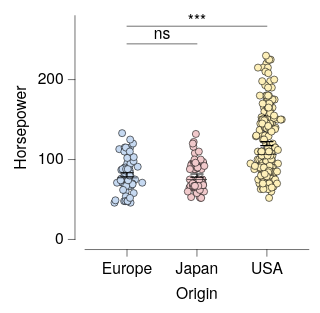

Express this chart as Vega-Lite.
### Vega-Lite specification from a JSON file in a GitHub repository (floating-point values rounded to 4 significant figures; data arrays with more than 128 entries replaced by an {"elided": "..."} marker saying what was removed)
{"background": null, "config": {"arc": {"fill": "#DBDBDB", "fillOpacity": 1.0, "innerRadius": 25.0, "padAngle": 0.03, "stroke": "black", "strokeOpacity": 1, "strokeWidth": 0.25}, "area": {"fill": "#DBDBDB", "fillOpacity": 1.0, "stroke": "black", "strokeOpacity": 1, "strokeWidth": 0.25}, "axis": {"domain": true, "domainCap": "round", "domainColor": "black", "domainWidth": 0.25, "grid": false, "gridCap": "round", "gridColor": "#F1F1F1", "gridDash": [0, 0], "gridOpacity": 1.0, "gridWidth": 0.25, "labelColor": "black", "labelFont": "HelveticaNeue", "labelFontSize": 7, "labelFontStyle": "normal", "labelFontWeight": 400, "offset": 4.5, "ticks": true, "tickCap": "round", "tickColor": "black", "tickRound": false, "tickSize": 3, "tickWidth": 0.25, "titleColor": "black", "titleFont": "HelveticaNeue", "titleFontSize": 7, "titleFontStyle": "normal", "titleFontWeight": 400}, "axisX": {"domain": true, "labelAlign": "center", "labelAngle": 0, "labels": true, "ticks": true, "translate": 0}, "axisY": {"domain": true, "labelAlign": "right", "labelAngle": 0, "labels": true, "ticks": true, "translate": 0}, "axisRight": {"domain": true, "labelAlign": "left", "labelAngle": 0, "labels": true, "ticks": true, "translate": 0}, "axisTop": {"domain": true, "labelAlign": "center", "labelAngle": 0, "labels": true, "ticks": true, "translate": 0}, "axisBand": {"tickOffset": 0}, "bar": {"fill": "#DBDBDB", "fillOpacity": 1.0, "stroke": "black", "strokeOpacity": 1, "strokeWidth": 0.25}, "boxplot": {"size": 9.0, "ticks": {"cornerRadius": 0.25, "fill": "black", "size": 4.5, "thickness": 0.25}, "box": {"fillOpacity": 1.0, "stroke": "black", "strokeOpacity": 1, "strokeWidth": 0.25}, "median": {"fill": "black", "fillOpacity": 1.0, "size": 9.0, "thickness": 0.25}, "rule": {"fill": "black", "fillOpacity": 1.0, "size": 10.0, "stroke": "black", "strokeDash": [0, 0], "strokeOpacity": 1, "strokeWidth": 0.25}, "outliers": {"color": "black", "fill": "black", "fillOpacity": 1.0, "size": 0, "stroke": "black", "strokeOpacity": 1, "strokeWidth": 0.25}}, "circle": {"fill": "black", "fillOpacity": 1.0, "size": 0.5, "stroke": null, "strokeOpacity": 1, "strokeWidth": 0.25}, "errorband": {"band": {"fillOpacity": 0.6, "stroke": null, "strokeWidth": 0.25, "strokeOpacity": 1}, "borders": {"opacity": 0, "strokeOpacity": 0.25, "strokeWidth": 1}}, "errorbar": {"opacity": 1, "rule": {"strokeDash": [0, 0], "strokeWidth": 0.5}, "ticks": {"color": "black", "cornerRadius": 0.25, "opacity": 1, "size": 6.0, "thickness": 0.5}, "thickness": 0.5}, "font": "HelveticaNeue", "geoshape": {"fill": "#DBDBDB", "fillOpacity": 1.0, "stroke": "black", "strokeOpacity": 1, "strokeWidth": 0.25}, "header": {"labelColor": "black", "labelFont": "HelveticaNeue", "labelFontSize": 7, "labelFontStyle": "normal", "labelFontWeight": 400, "titleColor": "black", "titleFont": "HelveticaNeue", "titleFontSize": 7, "titleFontStyle": "normal", "titleFontWeight": 400, "titlePadding": 0}, "legend": {"disable": false, "offset": 4.5, "gradientLength": 50.0, "gradientThickness": 5.0, "gradientOpacity": 1.0, "gradientStrokeColor": "black", "gradientStrokeWidth": 0.25, "labelColor": "black", "labelFont": "HelveticaNeue", "labelFontSize": 7, "labelFontStyle": "normal", "labelFontWeight": 400, "strokeColor": "black", "strokeWidth": 0, "symbolSize": 42, "symbolStrokeColor": "black", "symbolStrokeWidth": 0.25, "titleColor": "black", "titleFont": "HelveticaNeue", "titleFontSize": 7, "titleFontStyle": "normal", "titleFontWeight": 400}, "line": {"color": "black", "stroke": "black", "strokeCap": "round", "strokeDash": [0, 0], "strokeOpacity": 1, "strokeWidth": 0.375}, "point": {"filled": true, "fill": "#DBDBDB", "fillOpacity": 1.0, "size": 5.0, "stroke": "black", "strokeOpacity": 1, "strokeWidth": 0.25}, "range": {"category": ["#C6D9F1", "#F1C9CB", "#FEF0B9", "#CEE37A", "#7AA8E0", "#E589A3", "#FDDD5D", "#68B961", "#4177B1", "#C35082", "#E5C227", "#438156"], "diverging": {"scheme": ["#C35082", "#CE6D94", "#D989A7", "#E2A4BA", "#EABFCE", "#F1DBE2", "#F6F6F6", "#D7E0EB", "#B9CBE0", "#9BB6D5", "#7DA1C9", "#5F8CBD", "#4177B1"]}, "heatmap": {"scheme": ["#DFE9F7", "#C6D9F1", "#ADC8EC", "#94B8E6", "#7AA8E0", "#6097DA", "#4D87CA", "#4177B1", "#386898", "#2F597F", "#264A69", "#1D3A58"]}, "ordinal": {"scheme": ["#F1F1F1", "#DBDBDB", "#C6C6C6", "#B2B2B2", "#9D9D9D", "#898989", "#767676", "#636363", "#515151", "#404040", "#2F2F2F", "#1F1F1F"]}, "ramp": {"scheme": ["#DFE9F7", "#C6D9F1", "#ADC8EC", "#94B8E6", "#7AA8E0", "#6097DA", "#4D87CA", "#4177B1", "#386898", "#2F597F", "#264A69", "#1D3A58"]}}, "rule": {"color": "black", "stroke": "black", "strokeCap": "round", "strokeDash": [2, 2], "strokeOpacity": 1, "strokeWidth": 0.25}, "scale": {"bandPaddingInner": 0.1, "bandPaddingOuter": 0.1, "round": false}, "rect": {"fill": "#DBDBDB", "fillOpacity": 1.0, "stroke": "black", "strokeOpacity": 1, "strokeWidth": 0.25}, "square": {"fill": "#DBDBDB", "fillOpacity": 1.0, "size": 10.0, "stroke": "black", "strokeOpacity": 1, "strokeWidth": 0.25}, "text": {"color": "black", "font": "HelveticaNeue", "fontSize": 7, "fontStyle": "normal", "fontWeight": 400}, "title": {"anchor": "middle", "frame": "group", "color": "black", "font": "HelveticaNeue", "fontSize": 7, "fontStyle": "normal", "fontWeight": 400, "subtitleColor": "black", "subtitleFont": "HelveticaNeue", "subtitleFontSize": "HelveticaNeue", "subtitleFontStyle": "normal", "subtitleFontWeight": 400}, "view": {"continuousWidth": 100, "continuousHeight": 100, "discreteWidth": 100, "discreteHeight": 100, "fill": null, "stroke": null, "strokeWidth": 0.25}}, "layer": [{"data": {"name": "data-53eecb024a78fdc2be808dcfdc3af7a2"}, "mark": {"type": "circle", "opacity": 1.0, "size": 10.0, "stroke": "black", "strokeOpacity": 1, "strokeWidth": 0.25}, "encoding": {"color": {"field": "Origin", "legend": null, "sort": ["Europe", "Japan", "USA"], "title": null, "type": "nominal"}, "x": {"axis": {}, "field": "Origin", "sort": ["Europe", "Japan", "USA"], "title": "Origin", "type": "nominal"}, "xOffset": {"field": "jitter_x", "scale": {"domain": [-7.33, 7.33], "range": [5.17, 19.83]}, "type": "quantitative"}, "y": {"field": "Horsepower", "title": "Horsepower", "type": "quantitative"}}}, {"data": {"name": "data-6c4882663eaca411296217af4f5e04f9"}, "mark": {"type": "errorbar"}, "encoding": {"x": {"axis": {}, "field": "Origin", "sort": ["Europe", "Japan", "USA"], "title": "Origin", "type": "nominal"}, "y": {"field": "__mean", "title": "Horsepower", "type": "quantitative"}, "yError": {"field": "__error"}}}, {"data": {"name": "data-53eecb024a78fdc2be808dcfdc3af7a2"}, "mark": {"type": "boxplot", "box": {"fillOpacity": 0, "strokeOpacity": 0}, "outliers": {"opacity": 0}, "rule": {"strokeOpacity": 0}, "ticks": false}, "encoding": {"x": {"axis": {}, "field": "Origin", "sort": ["Europe", "Japan", "USA"], "title": "Origin", "type": "nominal"}, "y": {"field": "Horsepower", "title": "Horsepower", "type": "quantitative"}}}, {"layer": [{"layer": [{"data": {"values": [{"x": "USA", "x2": "Europe", "y": 266.8, "__dysonsphere__": 1}]}, "mark": {"type": "rule", "strokeCap": "round", "strokeDash": [0, 0], "strokeWidth": 0.25}, "encoding": {"x": {"field": "x", "type": "nominal"}, "x2": {"field": "x2"}, "y": {"field": "y", "type": "quantitative"}}}, {"data": {"values": [{"y": 266.8, "label": "***", "__dysonsphere__": 1}]}, "mark": {"type": "text", "align": "center", "dy": -2, "fontSize": 7}, "encoding": {"text": {"field": "label", "type": "nominal"}, "x": {"value": 50.0}, "y": {"field": "y", "type": "quantitative"}}}]}, {"layer": [{"data": {"values": [{"x": "Europe", "x2": "Japan", "y": 244.7, "__dysonsphere__": 1}]}, "mark": {"type": "rule", "strokeCap": "round", "strokeDash": [0, 0], "strokeWidth": 0.25}, "encoding": {"x": {"field": "x", "type": "nominal"}, "x2": {"field": "x2"}, "y": {"field": "y", "type": "quantitative"}}}, {"data": {"values": [{"y": 244.7, "label": "ns", "__dysonsphere__": 1}]}, "mark": {"type": "text", "align": "center", "dy": -4, "fontSize": 7}, "encoding": {"text": {"field": "label", "type": "nominal"}, "x": {"value": 34.38}, "y": {"field": "y", "type": "quantitative"}}}]}], "name": "__dysonsphere_90a92fb3dc490bb9_3"}], "$schema": "https://vega.github.io/schema/vega-lite/v6.4.1.json", "datasets": {"data-53eecb024a78fdc2be808dcfdc3af7a2": {"elided": "400 records"}, "data-6c4882663eaca411296217af4f5e04f9": [{"Origin": "USA", "__mean": 119.9, "__error": 2.529, "__dysonsphere__": 1}, {"Origin": "Europe", "__mean": 81.0, "__error": 2.47, "__dysonsphere__": 1}, {"Origin": "Japan", "__mean": 79.84, "__error": 2.005, "__dysonsphere__": 1}]}}
